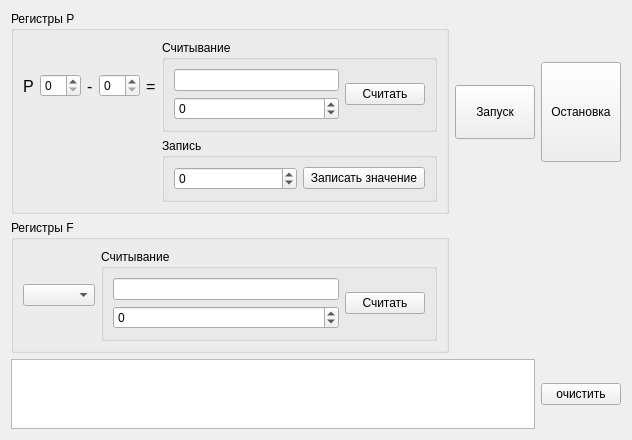
<?xml version="1.0" encoding="UTF-8"?>
<ui version="4.0">
 <class>Form</class>
 <widget class="QWidget" name="Form">
  <property name="geometry">
   <rect>
    <x>0</x>
    <y>0</y>
    <width>632</width>
    <height>394</height>
   </rect>
  </property>
  <property name="windowTitle">
   <string>Form</string>
  </property>
  <layout class="QGridLayout" name="gridLayout_6">
   <item row="0" column="0">
    <widget class="QGroupBox" name="groupBox_3">
     <property name="title">
      <string>Регистры P</string>
     </property>
     <layout class="QGridLayout" name="gridLayout_3">
      <item row="0" column="0">
       <layout class="QHBoxLayout" name="horizontalLayout">
        <item>
         <widget class="QLabel" name="label">
          <property name="font">
           <font>
            <pointsize>12</pointsize>
           </font>
          </property>
          <property name="text">
           <string>P</string>
          </property>
         </widget>
        </item>
        <item>
         <widget class="QSpinBox" name="spinBox"/>
        </item>
        <item>
         <widget class="QLabel" name="label_2">
          <property name="font">
           <font>
            <pointsize>12</pointsize>
           </font>
          </property>
          <property name="text">
           <string>-</string>
          </property>
         </widget>
        </item>
        <item>
         <widget class="QSpinBox" name="spinBox_2"/>
        </item>
        <item>
         <widget class="QLabel" name="label_3">
          <property name="font">
           <font>
            <pointsize>12</pointsize>
           </font>
          </property>
          <property name="text">
           <string>=</string>
          </property>
         </widget>
        </item>
       </layout>
      </item>
      <item row="0" column="1">
       <widget class="QGroupBox" name="groupBox">
        <property name="title">
         <string>Считывание</string>
        </property>
        <layout class="QGridLayout" name="gridLayout">
         <item row="0" column="0">
          <widget class="QLineEdit" name="lineEdit"/>
         </item>
         <item row="0" column="1" rowspan="2">
          <widget class="QPushButton" name="pushButton_4">
           <property name="text">
            <string>Считать</string>
           </property>
          </widget>
         </item>
         <item row="1" column="0">
          <widget class="QSpinBox" name="spinBox_4">
           <property name="minimum">
            <number>-999999999</number>
           </property>
           <property name="maximum">
            <number>999999999</number>
           </property>
          </widget>
         </item>
        </layout>
       </widget>
      </item>
      <item row="1" column="1">
       <widget class="QGroupBox" name="groupBox_2">
        <property name="title">
         <string>Запись</string>
        </property>
        <layout class="QGridLayout" name="gridLayout_2">
         <item row="0" column="0">
          <widget class="QSpinBox" name="spinBox_3">
           <property name="minimum">
            <number>-999999999</number>
           </property>
           <property name="maximum">
            <number>999999999</number>
           </property>
          </widget>
         </item>
         <item row="0" column="1">
          <widget class="QPushButton" name="pushButton">
           <property name="text">
            <string>Записать значение</string>
           </property>
          </widget>
         </item>
        </layout>
       </widget>
      </item>
     </layout>
    </widget>
   </item>
   <item row="0" column="1">
    <widget class="QPushButton" name="pushButton_2">
     <property name="minimumSize">
      <size>
       <width>0</width>
       <height>54</height>
      </size>
     </property>
     <property name="text">
      <string>Запуск</string>
     </property>
    </widget>
   </item>
   <item row="0" column="2">
    <widget class="QPushButton" name="pushButton_3">
     <property name="minimumSize">
      <size>
       <width>0</width>
       <height>100</height>
      </size>
     </property>
     <property name="text">
      <string>Остановка</string>
     </property>
    </widget>
   </item>
   <item row="1" column="0">
    <widget class="QGroupBox" name="groupBox_4">
     <property name="sizePolicy">
      <sizepolicy hsizetype="Minimum" vsizetype="Minimum">
       <horstretch>0</horstretch>
       <verstretch>0</verstretch>
      </sizepolicy>
     </property>
     <property name="title">
      <string>Регистры F</string>
     </property>
     <layout class="QGridLayout" name="gridLayout_5">
      <item row="0" column="0">
       <widget class="QComboBox" name="comboBox"/>
      </item>
      <item row="0" column="1">
       <widget class="QGroupBox" name="groupBox_5">
        <property name="title">
         <string>Считывание</string>
        </property>
        <layout class="QGridLayout" name="gridLayout_4">
         <item row="0" column="0">
          <widget class="QLineEdit" name="lineEdit_2"/>
         </item>
         <item row="0" column="1" rowspan="2">
          <widget class="QPushButton" name="pushButton_5">
           <property name="text">
            <string>Считать</string>
           </property>
          </widget>
         </item>
         <item row="1" column="0">
          <widget class="QSpinBox" name="spinBox_5">
           <property name="minimum">
            <number>-999999999</number>
           </property>
           <property name="maximum">
            <number>999999999</number>
           </property>
          </widget>
         </item>
        </layout>
       </widget>
      </item>
     </layout>
    </widget>
   </item>
   <item row="2" column="0" colspan="2">
    <widget class="QPlainTextEdit" name="plainTextEdit"/>
   </item>
   <item row="2" column="2">
    <widget class="QPushButton" name="pushButton_6">
     <property name="text">
      <string>очистить</string>
     </property>
    </widget>
   </item>
  </layout>
 </widget>
 <resources/>
 <connections/>
</ui>
